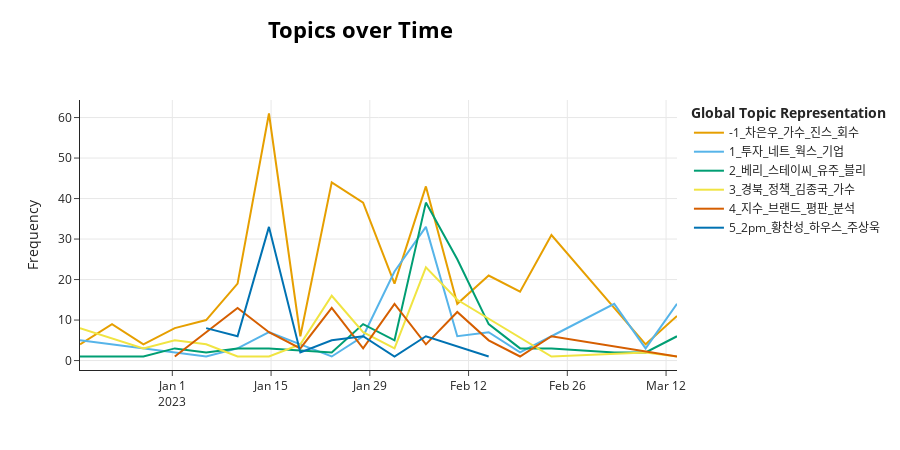

Notebook code cell kept with this figure:
### Code cell
fig

### Figure 1 — Plotly figure (JSON) as saved in the notebook; plotly's stock layout.template omitted (floating-point values rounded to 4 significant figures)
{"data": [{"hoverinfo": "text", "hovertext": ["<b>Topic -1</b><br>Words: 외국인, 천명훈, 가수, 엄선, 동창회", "<b>Topic -1</b><br>Words: 회수, 순위, 차트, 가수, 허각", "<b>Topic -1</b><br>Words: 회수, 순위, 차트, 진스, 기록", "<b>Topic -1</b><br>Words: 브로, 가수, 단체, 관욕, 유닛", "<b>Topic -1</b><br>Words: 회수, 순위, 구성, 차트, 차은우", "<b>Topic -1</b><br>Words: 차은우, 아일랜드, 매력, 슈퍼주니어, 티빙", "<b>Topic -1</b><br>Words: 차은우, 모델, 페스티벌, 앰버, 드레스", "<b>Topic -1</b><br>Words: 회수, 순위, 차트, 차은우, 웹툰", "<b>Topic -1</b><br>Words: 차은우, 진스, 단독, 방탄소년단, 평판", "<b>Topic -1</b><br>Words: 회수, 코리아, 브로드밴드, 파트너, 에이블", "<b>Topic -1</b><br>Words: 조장혁, 차은우, 엔터, 예리, 가수", "<b>Topic -1</b><br>Words: 회장, 가수, 차은우, 동두천시, 단독", "<b>Topic -1</b><br>Words: 쌍용, 자동차, 뉴이스트, 수출, 중동", "<b>Topic -1</b><br>Words: 차은우, 워너원, 샤이니, 방탄소년단, 브랜드", "<b>Topic -1</b><br>Words: 유재석, 이다인, 이승기, 사회, 결혼식", "<b>Topic -1</b><br>Words: 가수, 임영웅, 진스, 강다니엘, 김호중", "<b>Topic -1</b><br>Words: 바비, 증권, 스케줄, 소찬휘, 토큰", "<b>Topic -1</b><br>Words: 최유리, 사랑, 말해요, 오왠, 참여"], "marker": {"color": "#E69F00"}, "mode": "lines", "name": "-1_차은우_가수_진스_회수", "type": "scatter", "x": ["2022-12-18T21:51:50.400000", "2022-12-23T10:48:00", "2022-12-27T21:36:00", "2023-01-01T08:24:00", "2023-01-05T19:12:00", "2023-01-10T06:00:00", "2023-01-14T16:48:00", "2023-01-19T03:36:00", "2023-01-23T14:24:00", "2023-01-28T01:12:00", "2023-02-01T12:00:00", "2023-02-05T22:48:00", "2023-02-10T09:36:00", "2023-02-14T20:24:00", "2023-02-19T07:12:00", "2023-02-23T18:00:00", "2023-03-09T02:24:00", "2023-03-13T13:12:00"], "y": [4, 9, 4, 8, 10, 19, 61, 6, 44, 39, 19, 43, 14, 21, 17, 31, 4, 11]}, {"hoverinfo": "text", "hovertext": ["<b>Topic 1</b><br>Words: 기부, 범키, 드림, 아바, 데이", "<b>Topic 1</b><br>Words: 그룹, 홍승성, 큐브, 회장, 엔터", "<b>Topic 1</b><br>Words: 구만, 아월, 이유나, 이민혁, 노리플라이", "<b>Topic 1</b><br>Words: 체인, 로꼬, 효린, 듀오, 설립", "<b>Topic 1</b><br>Words: 요한, 인상, 스틸, 오이스터, 웨딩", "<b>Topic 1</b><br>Words: 차은우, 최태준, 정국, 고객, 이준기", "<b>Topic 1</b><br>Words: 응모, 고객, 티빙, 주살, 선발", "<b>Topic 1</b><br>Words: 레게, 블루스, 장난, 평화, 신촌블루스", "<b>Topic 1</b><br>Words: 코나, 축구, 선수, 터보, 브랜드", "<b>Topic 1</b><br>Words: 부친상, 블루홀, 조두인, 스튜디오, 대표", "<b>Topic 1</b><br>Words: 뮤직카우, 투자, 점수, 이선희, 증권", "<b>Topic 1</b><br>Words: 쌍용, 수출, 중동, 확대, 자동차", "<b>Topic 1</b><br>Words: 전후, 뉴이스트, 엔터, 투자, 하이브", "<b>Topic 1</b><br>Words: 그룹, 대결, 플래닛, 보이즈, 워너원", "<b>Topic 1</b><br>Words: 이승기, 거래, 브랜드, 강다니엘, 전속", "<b>Topic 1</b><br>Words: 네트, 웍스, 투자, 기업, 김사무엘", "<b>Topic 1</b><br>Words: 투자, 증권, 최종, 네트, 웍스", "<b>Topic 1</b><br>Words: 투자, 뮤직카우, 운용, 펀드, 베스트"], "marker": {"color": "#56B4E9"}, "mode": "lines", "name": "1_투자_네트_웍스_기업", "type": "scatter", "x": ["2022-12-18T21:51:50.400000", "2022-12-23T10:48:00", "2023-01-01T08:24:00", "2023-01-05T19:12:00", "2023-01-10T06:00:00", "2023-01-14T16:48:00", "2023-01-19T03:36:00", "2023-01-23T14:24:00", "2023-01-28T01:12:00", "2023-02-01T12:00:00", "2023-02-05T22:48:00", "2023-02-10T09:36:00", "2023-02-14T20:24:00", "2023-02-19T07:12:00", "2023-02-23T18:00:00", "2023-03-04T15:36:00", "2023-03-09T02:24:00", "2023-03-13T13:12:00"], "y": [5, 4, 2, 1, 3, 7, 4, 1, 6, 22, 33, 6, 7, 2, 6, 14, 3, 14]}, {"hoverinfo": "text", "hovertext": ["<b>Topic 2</b><br>Words: 범키, 콜라보, 실력파, 설립, 힙합", "<b>Topic 2</b><br>Words: 엔터, 그룹, 홍태, 미다스, 비스트", "<b>Topic 2</b><br>Words: 아이돌, 다이아, 유닛, 달샤벳, 이슈", "<b>Topic 2</b><br>Words: 매니지먼트, 밸류, 극대, 유닛, 대표", "<b>Topic 2</b><br>Words: 블링, 참여, 케이지, 비오, 완성도", "<b>Topic 2</b><br>Words: 소향, 허각, 컴백, 주가, 더블유", "<b>Topic 2</b><br>Words: 유주, 예린, 소원, 은하, 엄지", "<b>Topic 2</b><br>Words: 신촌블루스, 가명, 앨범, 남편, 노래", "<b>Topic 2</b><br>Words: 유주, 영탁, 스테이씨, 윤하, 한터", "<b>Topic 2</b><br>Words: 베리, 정동원, 김호중, 스테이씨, 블리", "<b>Topic 2</b><br>Words: 베리, 블리, 스테이씨, 루시, 빌리", "<b>Topic 2</b><br>Words: 베리, 공민지, 손준호, 블리, 서인영", "<b>Topic 2</b><br>Words: 뉴이스트, 베리, 샤이니, 황민현, 에스엠", "<b>Topic 2</b><br>Words: 노을, 앨범, 발매, 방구석, 황민현", "<b>Topic 2</b><br>Words: 언더, 공동, 진영, 문제, 혼다", "<b>Topic 2</b><br>Words: 리메이크, 발매, 빅마마, 이예준, 먼데이", "<b>Topic 2</b><br>Words: 뮤직카우, 노래, 날씨, 청량, 브레이브걸스", "<b>Topic 2</b><br>Words: 베스트, 블리, 신사, 투자, 뮤직카우"], "marker": {"color": "#009E73"}, "mode": "lines", "name": "2_베리_스테이씨_유주_블리", "type": "scatter", "x": ["2022-12-18T21:51:50.400000", "2022-12-23T10:48:00", "2022-12-27T21:36:00", "2023-01-01T08:24:00", "2023-01-05T19:12:00", "2023-01-10T06:00:00", "2023-01-14T16:48:00", "2023-01-23T14:24:00", "2023-01-28T01:12:00", "2023-02-01T12:00:00", "2023-02-05T22:48:00", "2023-02-10T09:36:00", "2023-02-14T20:24:00", "2023-02-19T07:12:00", "2023-02-23T18:00:00", "2023-03-04T15:36:00", "2023-03-09T02:24:00", "2023-03-13T13:12:00"], "y": [1, 1, 1, 3, 2, 3, 3, 2, 9, 5, 39, 25, 9, 3, 3, 2, 2, 6]}, {"hoverinfo": "text", "hovertext": ["<b>Topic 3</b><br>Words: 연예, 가수, 외국인, 방송인, 김현철", "<b>Topic 3</b><br>Words: 그룹, 키스, 보컬, 대중, 가수", "<b>Topic 3</b><br>Words: 송골매, 전국, 비행, 가수, 작가", "<b>Topic 3</b><br>Words: 김흥국, 회화, 소장, 광진구, 방송인", "<b>Topic 3</b><br>Words: 관계, 자숙, 예언서, 구원자, 주살", "<b>Topic 3</b><br>Words: 스파, 목표, 대표, 시장, 창업", "<b>Topic 3</b><br>Words: 김남길, 티빙, 성준, 이다희, 토요일", "<b>Topic 3</b><br>Words: 김종국, 고향, 안양시, 안양, 사랑기", "<b>Topic 3</b><br>Words: 김종국, 안양, 안양시, 사랑기, 아들", "<b>Topic 3</b><br>Words: 경북, 옥외, 안전, 관리, 행사", "<b>Topic 3</b><br>Words: 경북, 지방, 이선희, 의원, 자치", "<b>Topic 3</b><br>Words: 충남, 김재중, 정책, 재정, 윤주영", "<b>Topic 3</b><br>Words: 결혼식, 이다인, 이승기, 사회, 유재석", "<b>Topic 3</b><br>Words: 씨야, 연재, 정치, 소설, 추리", "<b>Topic 3</b><br>Words: 손담비, 유튜브, 전격, 절친, 의혹"], "marker": {"color": "#F0E442"}, "mode": "lines", "name": "3_경북_정책_김종국_가수", "type": "scatter", "x": ["2022-12-18T21:51:50.400000", "2022-12-27T21:36:00", "2023-01-01T08:24:00", "2023-01-05T19:12:00", "2023-01-10T06:00:00", "2023-01-14T16:48:00", "2023-01-19T03:36:00", "2023-01-23T14:24:00", "2023-01-28T01:12:00", "2023-02-01T12:00:00", "2023-02-05T22:48:00", "2023-02-10T09:36:00", "2023-02-23T18:00:00", "2023-03-09T02:24:00", "2023-03-13T13:12:00"], "y": [8, 3, 5, 4, 1, 1, 4, 16, 7, 3, 23, 15, 1, 2, 1]}, {"hoverinfo": "text", "hovertext": ["<b>Topic 4</b><br>Words: 엑소, 컴백, 백기, 수호, 완전체", "<b>Topic 4</b><br>Words: 지수, 브랜드, 평판, 분석, 방탄소년단", "<b>Topic 4</b><br>Words: 브랜드, 지수, 평판, 방탄소년단, 분석", "<b>Topic 4</b><br>Words: 현대차, 소형, 코나, 최선호, 책임", "<b>Topic 4</b><br>Words: 지민, 분석, 긍정, 데이터, 지수", "<b>Topic 4</b><br>Words: 브랜드, 지수, 평판, 분석, 방탄소년단", "<b>Topic 4</b><br>Words: 지수, 브랜드, 평판, 분석, 미디어", "<b>Topic 4</b><br>Words: 백현, 소집, 해제, 복무, 엑소", "<b>Topic 4</b><br>Words: 백현, 엑소, 소집, 해제, 복무", "<b>Topic 4</b><br>Words: 지수, 브랜드, 평판, 분석, 보이", "<b>Topic 4</b><br>Words: 지수, 브랜드, 평판, 분석, 방탄소년단", "<b>Topic 4</b><br>Words: 연극, 차선우, 오델로, 도전, b1a4", "<b>Topic 4</b><br>Words: 지수, 브랜드, 평판, 분석, 미디어", "<b>Topic 4</b><br>Words: 몽골, 현지, 해결, 기후, 발생"], "marker": {"color": "#D55E00"}, "mode": "lines", "name": "4_지수_브랜드_평판_분석", "type": "scatter", "x": ["2023-01-01T08:24:00", "2023-01-05T19:12:00", "2023-01-10T06:00:00", "2023-01-14T16:48:00", "2023-01-19T03:36:00", "2023-01-23T14:24:00", "2023-01-28T01:12:00", "2023-02-01T12:00:00", "2023-02-05T22:48:00", "2023-02-10T09:36:00", "2023-02-14T20:24:00", "2023-02-19T07:12:00", "2023-02-23T18:00:00", "2023-03-13T13:12:00"], "y": [1, 7, 13, 7, 3, 13, 3, 14, 4, 12, 5, 1, 6, 1]}, {"hoverinfo": "text", "hovertext": ["<b>Topic 5</b><br>Words: 박재범, 2pm, 케이, 골프, 김민수", "<b>Topic 5</b><br>Words: 홍콩, 황찬성, 2pm, 한가인, 영화", "<b>Topic 5</b><br>Words: 황찬성, 2pm, 주상욱, 하우스, 조교", "<b>Topic 5</b><br>Words: 생활, 2pm, 군대, 황찬성, 신병교육대", "<b>Topic 5</b><br>Words: 하우스, 2pm, 황찬성, 주상욱, 연기", "<b>Topic 5</b><br>Words: 이준호, 2pm, 월드, 비전, 에티오피아", "<b>Topic 5</b><br>Words: 2pm, 일정, 콘서트, 계획, 완전체", "<b>Topic 5</b><br>Words: 2pm, 황찬성, 데보라, 보라, 드라마", "<b>Topic 5</b><br>Words: 이루마, 영역, 연주, 애니메이션, 백지영"], "marker": {"color": "#0072B2"}, "mode": "lines", "name": "5_2pm_황찬성_하우스_주상욱", "type": "scatter", "x": ["2023-01-05T19:12:00", "2023-01-10T06:00:00", "2023-01-14T16:48:00", "2023-01-19T03:36:00", "2023-01-23T14:24:00", "2023-01-28T01:12:00", "2023-02-01T12:00:00", "2023-02-05T22:48:00", "2023-02-14T20:24:00"], "y": [8, 6, 33, 2, 5, 6, 1, 6, 1]}], "layout": {"height": 450, "hoverlabel": {"bgcolor": "white", "font": {"family": "Rockwell", "size": 16}}, "legend": {"title": {"text": "<b>Global Topic Representation"}}, "title": {"font": {"color": "Black", "size": 22}, "text": "<b>Topics over Time", "x": 0.4, "xanchor": "center", "y": 0.95, "yanchor": "top"}, "width": 900, "xaxis": {"showgrid": true}, "yaxis": {"showgrid": true, "title": {"text": "Frequency"}}}}
